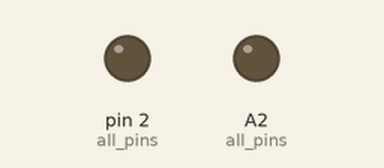
Recording of a sketch running on a simulated Arduino Uno, built with avr-gcc and run on an emulated ATmega328P. Shown: output pins drawn as LEDs (lit = HIGH).

Above: at 0.02 s.
At 1.37 s:
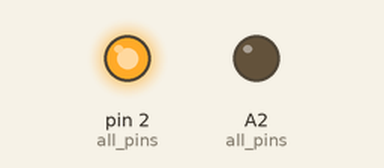
At 10.3 s:
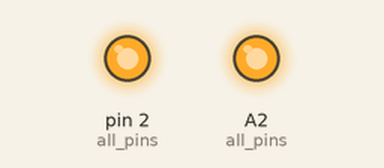
At 20.73 s:
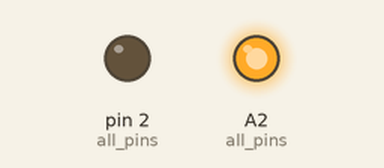
Timing chart, 0 to 22.1 s (numbered marks = the images above):
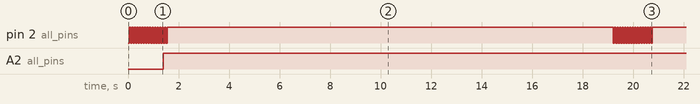

The sketch:

charlieplexer.ino
```cpp
// (licence header left out)
#include <Arduino.h>
#include "usec.h"
//#include <Wire.h>
//#include <RTClib.h>
//#include <DS3231.h>
//#include <Time.h>
//#include <Timezone.h>
#include "charlie.h"

const int PINS = 15;
const int SEGMENTS = 8;
const int DIGITS = 12;

const int all_pins[PINS]     = { 2, 3, 4, 5, 6, 7, 8, 9, 10, 11, 12, 13, A0, A1, A2 };

const int display0[SEGMENTS] = {  9, 10, 11, 12, 13, A0, A1, A2 };
const int display1[SEGMENTS] = { A2,  2,  3,  4,  5, 13, A0, A1 };
const int display2[SEGMENTS] = {  2,  3,  4,  5,  6, A0, A1, A2 };
const int cathodes[DIGITS] = { 2, 3, 4, 5, 6, 7, 8, 9, 10, 11, 12, 13 };

const int SERIAL_BAUD = 9600;

const int DELAY = 50;
const usec LINGER = 150000;

void set_h(int pin) {
  digitalWrite(pin, HIGH);
  pinMode(pin, OUTPUT);
}

void set_l(int pin) {
  digitalWrite(pin, LOW);
  pinMode(pin, OUTPUT);
}

void set_z(int pin) {
  digitalWrite(pin, HIGH);
  pinMode(pin, INPUT);
}

// Get array of segment anodes
const int *getAnodes(int digit) {
  if (digit >= 0 && digit < 4) {
    return display0;
  } else if (digit >= 4 && digit < 8) {
    return display1;
  } else {
    return display2;
  }
}

// Perform a single linger cycle on a single segment
void light_cycle(int pin) {
  usec start_time = micros();
  while (USEC_DIFF(micros(), start_time) < LINGER) {
    set_l(pin);
    delay(DELAY);
    set_z(pin);
    delay(DELAY);
  }
}

void all_off() {
  for (int i=0; i<PINS; i++) {
    set_z(all_pins[i]);
  }
}

void setup() {
  all_off();
}

void loop() {

  for (int digit=0; digit<DIGITS; digit++) {
    const int *segment_anodes = getAnodes(digit);

    for (int s=0; s<SEGMENTS; s++) {

      // Set anode to high to source current
      set_h(segment_anodes[s]);

      // Pull digit cathode low for a linger cycle
      light_cycle(cathodes[digit]);

      // Put anode back into high-Z state
      set_z(segment_anodes[s]);

    }

  }

}
```

charlie.cpp
```cpp
// (licence header left out)
#include "charlie.h"

#if 0

CharlieDigit::CharlieDigit(uint8_t a, uint8_t b, uint8_t c, uint8_t d, uint8_t e, uint8_t f, uint8_t g, uint8_t p, uint8_t k) {
  this->a = a;
  this->b = b;
  this->c = c;
  this->d = d;
  this->e = e;
  this->f = f;
  this->g = g;
  this->p = p;
  this->k = k;
}

void CharlieDigit::off() {
}

void CharlieDigit::write(uint8_t c) {
}

#endif
```

charlie.h
```cpp
#ifndef __UNICORN_KIDNEYS_H
#define __UNICORN_KIDNEYS_H

#include <Arduino.h>
#if 0
#include <stdint.h>

class CharlieDigit {
  public:
    CharlieDigit(uint8_t a, uint8_t b, uint8_t c, uint8_t d, uint8_t e, uint8_t f, uint8_t g, uint8_t p, uint8_t k);
    void off();
    void write(uint8_t c);
  private:
    uint8_t a;
    uint8_t b;
    uint8_t c;
    uint8_t d;
    uint8_t e;
    uint8_t f;
    uint8_t g;
    uint8_t p;
    uint8_t k;
};

#endif

#endif
```

usec.h
```cpp
/*
 * usec.h - Functions to help with comparing microsecond times, since I find
 * myself using them a lot to avoid the hazards of functions like delay().
 */

#ifndef USEC_H
#define USEC_H

#include<limits.h>

typedef unsigned long usec;

// Overflow safe microseconds comparator
#define USEC_DIFF(x, y) \
  (((x) > (y)) ? ((x) - (y)) : ((x) + (ULONG_MAX - (y))))

#endif
```

Measured:
- by itself, pin 2 (all_pins): moves between LOW and HIGH, repeating every 19.2 s
- by itself, A2 (all_pins): LOW → HIGH at 1.4 s
- by itself, everything shown: repeats every 19.2 s, in 384 steps
